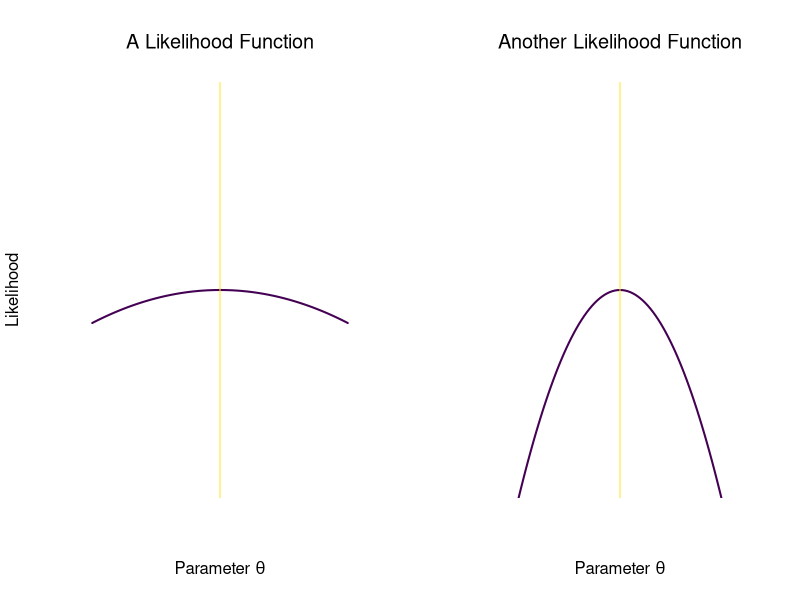
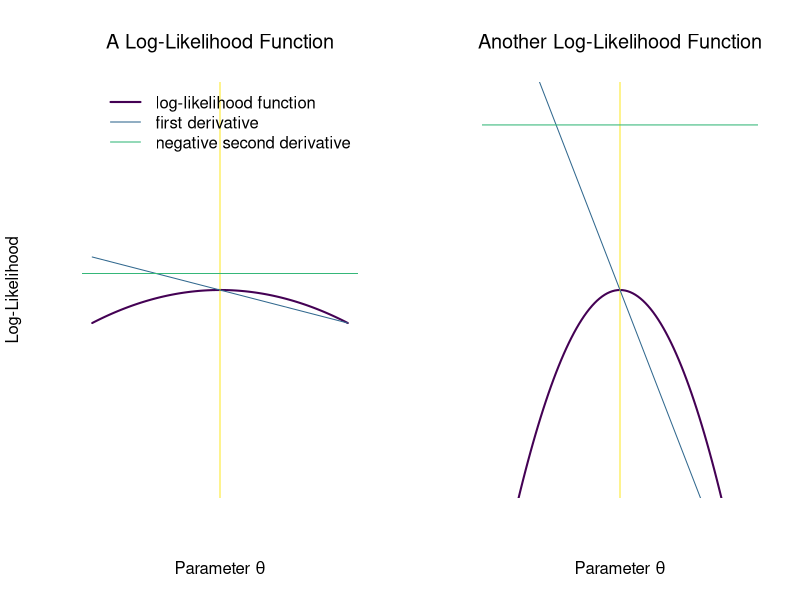
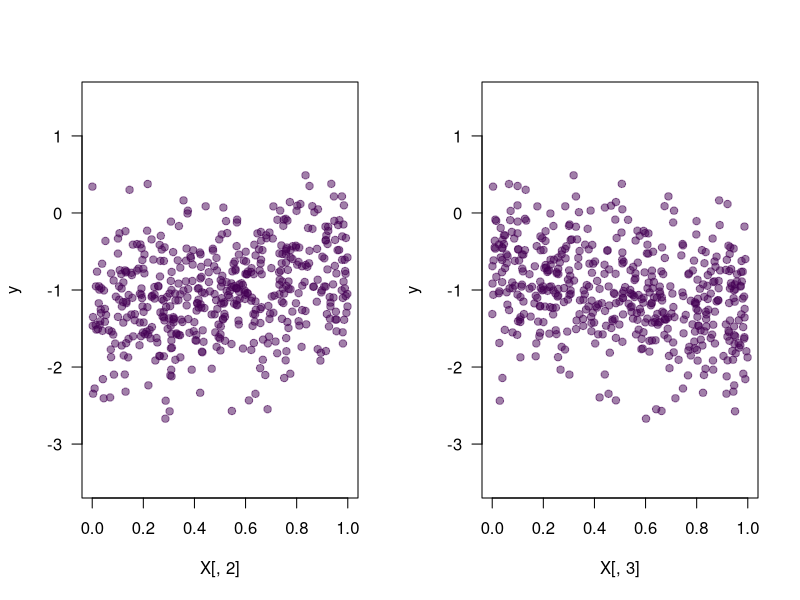
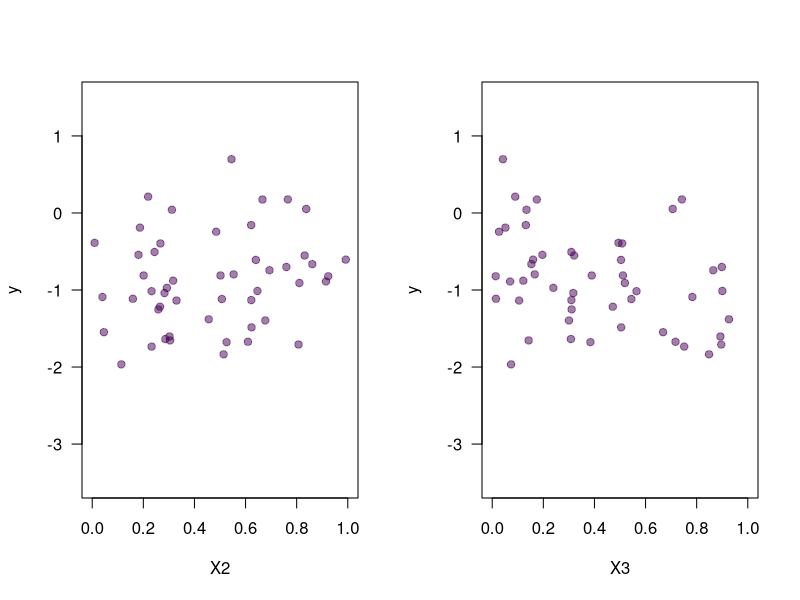
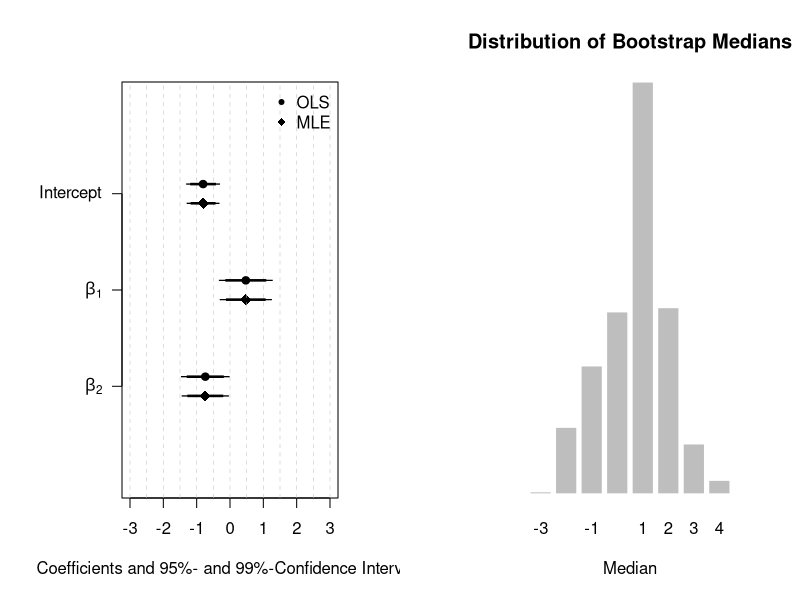
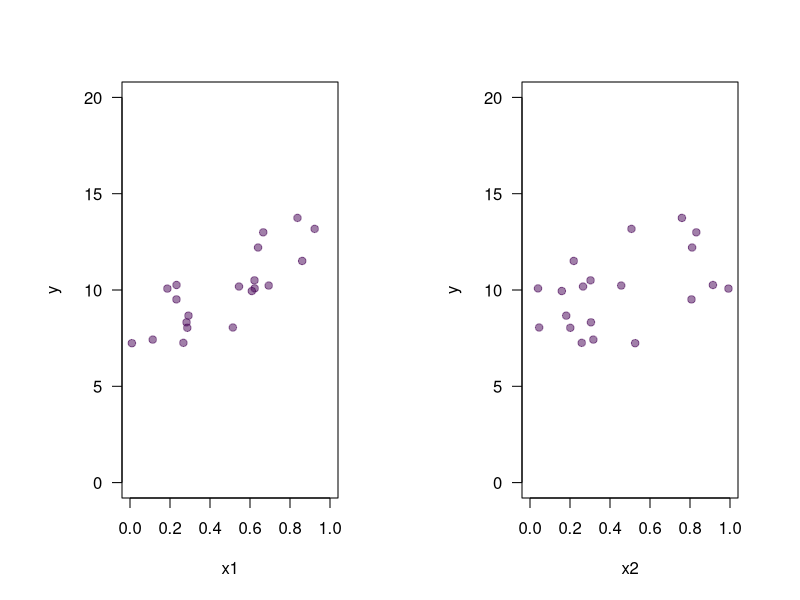

Generate these figures, in order, with R:
## ---- chunk 1
# The first line sets an option for the final document that can be produced from
# the .Rmd file. Don't worry about it.
knitr::opts_chunk$set(echo = TRUE)

# The next bit (lines 50-69) is quite powerful and useful. 
# First you define which packages you need for your analysis and assign it to 
# the p_needed object. 
p_needed <-
  c("viridis", "knitr")

# Now you check which packages are already installed on your computer.
# The function installed.packages() returns a vector with all the installed 
# packages.
packages <- rownames(installed.packages())
# Then you check which of the packages you need are not installed on your 
# computer yet. Essentially you compare the vector p_needed with the vector
# packages. The result of this comparison is assigned to p_to_install.
p_to_install <- p_needed[!(p_needed %in% packages)]
# If at least one element is in p_to_install you then install those missing
# packages.
if (length(p_to_install) > 0) {
  install.packages(p_to_install)
}
# Now that all packages are installed on the computer, you can load them for
# this project. Additionally the expression returns whether the packages were
# successfully loaded.
sapply(p_needed, require, character.only = TRUE)
## ---- chunk 2
par(mfrow = c(1, 2))
curve(-0.3*x^2,
      from = -2,
      to = 2,
      main = "A Likelihood Function",
      font.main = 1,
      ylim = c(-7, 7),
      yaxt = "n",
      xaxt = "n",
      ylab = "Likelihood",
      xlab = expression(paste("Parameter ", theta)),
      bty = "n",
      lwd = 2,
      col = viridis(1))
abline(v = 0,
       col = viridis(2)[2])
curve(-3*x^2,
      from = -2,
      to = 2,
      main = "Another Likelihood Function",
      font.main = 1,
      ylim = c(-7, 7),
      yaxt = "n",
      xaxt = "n",
      ylab = "",
      xlab = expression(paste("Parameter ", theta)),
      bty = "n",
      lwd = 2,
      col = viridis(1))
abline(v = 0,
       col = viridis(2)[2])
## ---- chunk 3
par(mfrow = c(1, 2))
curve(-0.3*x^2,
      from = -2,
      to = 2,
      main = "A Log-Likelihood Function",
      font.main = 1,
      ylim = c(-7, 7),
      yaxt = "n",
      xaxt = "n",
      ylab = "Log-Likelihood",
      xlab = expression(paste("Parameter ", theta)),
      bty = "n",
      lwd = 2,
      col = viridis(1))
abline(v = 0,
       col = viridis(4)[4])
curve(2*(-0.3)*x, # first derivative
      add = T,
      col = viridis(4)[2])
abline(h = -2*(-0.3), # second derivative 
       col = viridis(4)[3])
legend("topright",
       legend = c("log-likelihood function",
                  "first derivative",
                  "negative second derivative"),
       col = viridis(4)[c(1:3)],
       lwd = c(2,1,1),
       bty = "n")
curve(-3*x^2,
      from = -2,
      to = 2,
      main = "Another Log-Likelihood Function",
      font.main = 1,
      ylim = c(-7, 7),
      yaxt = "n",
      xaxt = "n",
      ylab = "",
      xlab = expression(paste("Parameter ", theta)),
      bty = "n",
      lwd = 2,
      col = viridis(1))
abline(v = 0,
       col = viridis(4)[4])
curve(2*(-3)*x, 
      add = T,
      col = viridis(4)[2])
abline(h = -2*(-3),
       col = viridis(4)[3])

## ---- chunk 4

ll_linear <- function(theta, y, X) {
  N <- nrow(X) # Number of observations
  k <- ncol(X) # Number of betas
  
  # Subset the parameter vector theta
  beta_hat <- theta[1:k]
  gamma_hat <- theta[k + 1]
  
  # Ensure that sigma2 is positive
  sigma2_hat <- exp(gamma_hat)
  
  # Calculate the residuals
  e <- y - X %*% beta_hat
  
  # Write down the log-likelihood
  
  llik <-
    -1 / 2 * N * log(2 * pi) - 1 / 2 * N * log(sigma2_hat) - 
    ((t(e) %*% e) / (2 * sigma2_hat))
  
  # Return the log-likelihood for optim()
  return(llik)
}
## ---- chunk 5

set.seed(1234)

n <- 500
X <- cbind(1, runif(n), runif(n))
beta <- c(-1, 0.6, -0.6)
sigma2 <- 0.3
e <- rnorm(n, 
           mean = 0, 
           sd = sqrt(sigma2)) # Why do we use the sqrt() here?

y <- X %*% beta + e

# Let's quickly plot the bivariate distributions

par(mfrow = c(1, 2))

plot(X[,2], y,
     xlim = c(0,1),
     ylim = c(-3.5, 1.5),
     pch = 19,
     col = viridis(1, 0.5),
     las = 1)
plot(X[,3], y,
     xlim = c(0,1),
     ylim = c(-3.5, 1.5),
     pch = 19,
     col = viridis(1, 0.5),
     las = 1)

## ---- chunk 6

# starting values for theta
startvals <- c(0, 0, 0, 0)

# optimization
res <- optim(
  startvals,
  ll_linear,
  y = y,
  X = X,
  control = list(fnscale = -1),
  method = "L-BFGS-B",
  hessian = TRUE
)

res$par
beta

exp(res$par[4])
sigma2
## ---- chunk 7
res$hessian
## ---- chunk 8
set.seed(1234)

# we simulate 50 instead of 500 observations
n <- 50 
X <- cbind(1, runif(n), runif(n))
beta <- c(-1, 0.6, -0.6)
sigma2 <- 0.3
e <- rnorm(n, 
           mean = 0, 
           sd = sqrt(sigma2)) # Why do we use the sqrt() here?

y <- X %*% beta + e


par(mfrow = c(1, 2))
plot(X[,2], y,
     xlim = c(0,1),
     ylim = c(-3.5, 1.5),
     pch = 19,
     xlab = "X2",
     col = viridis(1, 0.5),
     las = 1)
plot(X[,3], y,
     xlim = c(0,1),
     ylim = c(-3.5, 1.5),
     pch = 19,
     xlab = "X3",
     col = viridis(1, 0.5),
     las = 1)
## ---- chunk 9
# starting values for theta
startvals <- c(0, 0, 0, 0)

# optimization
res <- optim(
  startvals,
  ll_linear,
  y = y,
  X = X,
  control = list(fnscale = -1),
  method = "L-BFGS-B",
  hessian = TRUE
) 

mle_se <- sqrt(diag(solve(-res$hessian)))


ols <- lm(y ~ X[, 2] + X[, 3])
ols_se <- coef(summary(ols))[, 2]

out <- cbind(res$par[1:3], mle_se[1:3], coef(ols), ols_se)

colnames(out) <- c("MLE", "ML SE", "OLS", "OLS SE")

out
## ---- chunk 10
par(mar = c(5, 6, 4, 3) + 0.1,
    lend = 1)
offset <- 0.1
plot(x = res$par[1:3],
     y = 3:1 - offset,
     xlim = c(-3, 3),
     pch = 18,
     cex = 1.5,
     ylim = c(0,4),
     yaxt = "n",
     ylab = "",
     xlab = "Coefficients and 95%- and 99%-Confidence Intervals")
abline(v = seq(-3, 3, 0.5),
       lty = "dashed",
       lwd = 0.5,
       col = "grey")
points(x = coef(ols),
       y = 3:1 + offset,
       pch = 20,
       cex = 1.5)
# confidence intervals
segments(x0 = res$par[1:3] + qnorm(0.025, 0, mle_se[1:3]),
         x1 = res$par[1:3] + qnorm(0.975, 0, mle_se[1:3]),
         y0 = 3:1 - offset, y1 = 3:1 - offset,
         lwd = 2.5)
segments(x0 = res$par[1:3] + qnorm(0.005, 0, mle_se[1:3]),
         x1 = res$par[1:3] + qnorm(0.995, 0, mle_se[1:3]),
         y0 = 3:1 - offset, y1 = 3:1 - offset,
         lwd = 1.25)
segments(x0 = res$par[1:3] + qnorm(0.025, 0, ols_se[1:3]),
         x1 = res$par[1:3] + qnorm(0.975, 0, ols_se[1:3]),
         y0 = 3:1 + offset, y1 = 3:1 + offset,
         lwd = 2.5)
segments(x0 = res$par[1:3] + qnorm(0.005, 0, ols_se[1:3]),
         x1 = res$par[1:3] + qnorm(0.995, 0, ols_se[1:3]),
         y0 = 3:1 + offset, y1 = 3:1 + offset,
         lwd = 1.25)
legend("topright",
       pch = c(20, 18),
       legend = c("OLS", "MLE"),
       # box.lwd = 0,
       bty = "n",
       bg = NULL)
axis(2,
     at = 3:1,
     labels = c("Intercept", expression(beta[1]), expression(beta[2])),
     las = 1)
# axis(4,
#      at = 3:1 - offset,
#      labels = rep("MLE", 3),
#      las = 1)
# axis(4,
#      at = 3:1 + offset,
#      labels = rep("OLS", 3),
#      las = 1)
## ---- chunk 11
set.seed(123)
data <- round(rnorm(99, 0, 10)) # why not 100?

# Use the sample to obtain a bootstrap sample.

bs_samp <- sample(data, replace = TRUE) # Why replace = TRUE?

# Calculate the median of the bootstrap sample.
median(bs_samp)
median(data)
## ---- chunk 12

bootstrap_fct <- function(data) {
  bs_samp <- sample(data, replace = TRUE)
  bs_samp_med <- median(bs_samp)
  return(bs_samp_med)
}

res <- replicate(1000, bootstrap_fct(data))

barplot(table(res),
        main = "Distribution of Bootstrap Medians",
        xlab = "Median",
        yaxt = "n",
        ylab = "",
        col = "grey",
        border = "white")

# The estimated Standard Error
sqrt(var(res))
sd(res)

median(data)
median(res)
## ---- chunk 13
set.seed(1234)
n <- 20
X <- cbind(1, runif(n), runif(n))
beta <- runif(ncol(X)) * 10
sigma2 <- 0.3
e <- rnorm(n, 0, sqrt(sigma2))
y <- X %*% beta + e

df <- data.frame("y" = y, "x1" = X[, 2], "x2" = X[, 3])

par(mfrow = c(1, 2))
plot(df$x1, df$y,
     xlim = c(0,1),
     ylim = c(0, 20),
     pch = 19,
     col = viridis(1, 0.5),
     las = 1,
     xlab = "x1",
     ylab = "y")
plot(df$x2, df$y,
     xlim = c(0,1),
     ylim = c(0, 20),
     pch = 19,
     col = viridis(1, 0.5),
     las = 1,
     xlab = "x2",
     ylab = "y")
## ---- chunk 14
set.seed(20210415)

n <- 500
X <- cbind(1, runif(n), runif(n))
beta <- c(0.6, 0.8, 0)
sigma2 <- 0.3
e <- rnorm(n, 0, sqrt(sigma2))
y <- X %*% beta + e

# starting values for theta
startvals <- c(0, 0, 0, 0)

# the unrestricted model includes all independent variables:
unrestricted <- optim(
  startvals,
  ll_linear,
  y = y,
  X = X,
  control = list(fnscale = -1),
  method = "L-BFGS-B"
)



# the restricted model only inclueds X_1
startvals2 <- c(0, 0, 0) # Why three this time?
restricted <- optim(
  startvals2,
  ll_linear,
  y = y,
  X = X[, 1:2],
  # restricted model
  control = list(fnscale = -1),
  method = "L-BFGS-B"
)

# Call the log-likelihoods

unrestricted$value
restricted$value

R <- 2 * (unrestricted$value - restricted$value)

pchisq(R, 
       df = 1, # In this case the number of restrictions is 1.
       lower.tail = FALSE) 
## ---- chunk 15
set.seed(20210415)

n <- 500
X <- cbind(1, runif(n), runif(n))
beta <- c(0.6, 0.8, 0.1)
sigma2 <- 0.3
e <- rnorm(n, 0, sqrt(sigma2))
y <- X %*% beta + e

# starting values for theta
startvals <- c(0, 0, 0, 0)

# the unrestricted model includes all independent variables:
unrestricted <- optim(
  startvals,
  ll_linear,
  y = y,
  X = X,
  control = list(fnscale = -1),
  method = "BFGS"
)



# the restricted model only inclueds X_1
startvals2 <- c(0, 0, 0) # Why three this time?
restricted <- optim(
  startvals2,
  ll_linear,
  y = y,
  X = X[, 1:2],
  # restricted model
  control = list(fnscale = -1),
  method = "BFGS"
)

# Call the log-likelihoods

unrestricted$value
restricted$value

R <- 2 * (unrestricted$value - restricted$value)

pchisq(R, 
       df = 1, # In this case the number of restrictions is 1.
       lower.tail = FALSE) 
